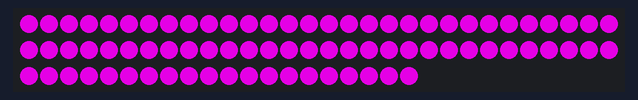
A sketch run on a simulated Arduino Uno, built with avr-gcc and run on an emulated ATmega328P. Shown: 80 RGB LEDs in strip order, left to right, continuing on the next row. Dim RGB values are drawn brighter than linear.

Above: at 4.63 s.

The sketch:

deskled.ino
```cpp
#include <FastLED.h>

#define DATA_PIN 8

DEFINE_GRADIENT_PALETTE(hypno) {
0,		128,		0,		128,		// light green
85,		255,		0,		255,		// medium teal
171,	0,		255,		255,		// medium teal
255,	0,		128,		128 };	// full green

// on 12V 720 LEDs/m, each WS2811 controls 36 LEDs, and thus there are
// 20 WS2811s per meter. Ours is a four meter strip.
#define NUM_LEDS 4 * 20

static CRGB leds[NUM_LEDS];
static CRGBPalette16 p = hypno;

void setup() { FastLED.addLeds<NEOPIXEL, DATA_PIN>(leds, NUM_LEDS); }

void loop() {
	for(unsigned heat = 0 ; heat < 256 ; ++heat){
		for(int i = 0 ; i < NUM_LEDS ; ++i){
			leds[i] = ColorFromPalette(p, heat);
		}
		delay(10 * heat);
		FastLED.show();
	}
}
```
